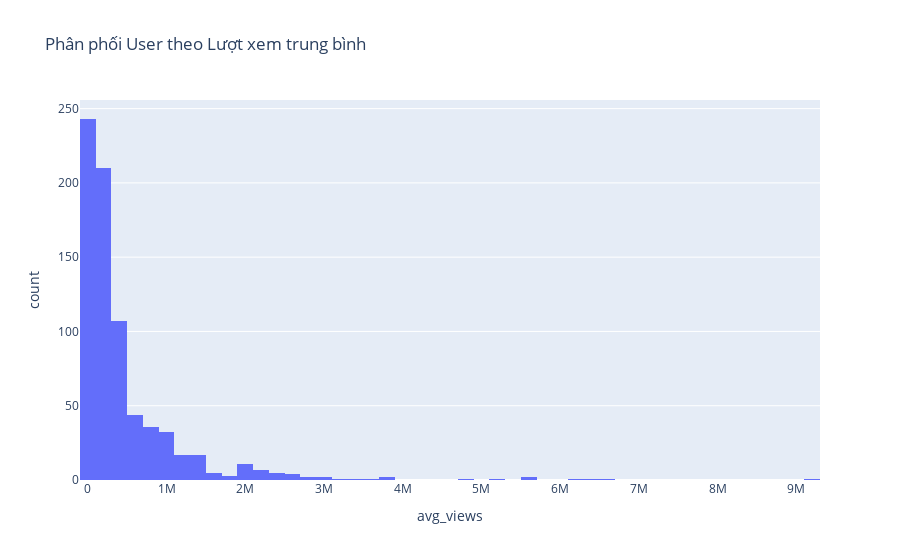

Notebook cell for this chart:
### Code cell
px.histogram(user_stats_df, x='avg_views',
             title="Phân phối User theo Lượt xem trung bình")

### Figure 1 — Plotly figure (JSON) as saved in the notebook; plotly's stock layout.template omitted (floating-point values rounded to 4 significant figures; data arrays with more than 128 entries replaced by an {"elided": "..."} marker saying what was removed)
{"data": [{"bingroup": "x", "hovertemplate": "avg_views=%{x}<br>count=%{y}<extra></extra>", "legendgroup": "", "marker": {"color": "#636efa", "pattern": {"shape": ""}}, "name": "", "orientation": "v", "showlegend": false, "type": "histogram", "x": {"elided": "758 float values"}, "xaxis": "x", "yaxis": "y"}], "layout": {"barmode": "relative", "legend": {"tracegroupgap": 0}, "title": {"text": "Phân phối User theo Lượt xem trung bình"}, "xaxis": {"anchor": "y", "domain": [0, 1], "title": {"text": "avg_views"}}, "yaxis": {"anchor": "x", "domain": [0, 1], "title": {"text": "count"}}}}
